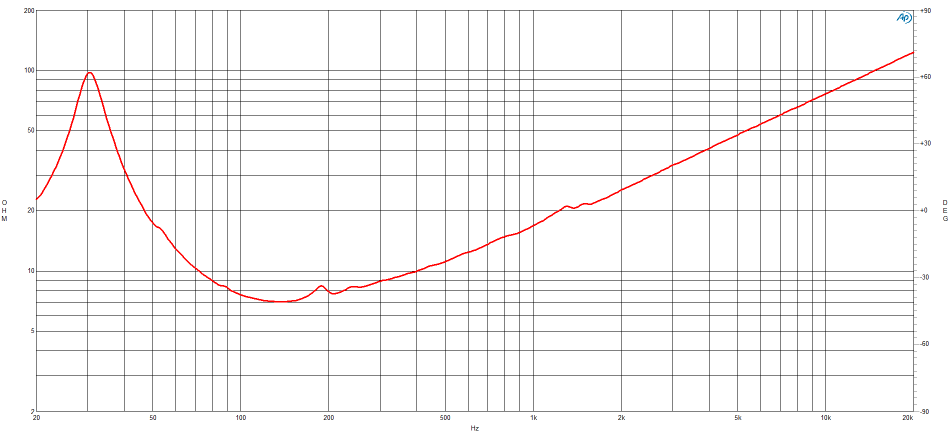
%> input picture tests/helperfiles/bc21sw152impedance.png, 1900 x 887 px (shown at 1/2 size)
$ octave --eval "digitizeImpedance;"   (GNU Octave 9; MATLAB toolbox functions it lacks are replaced by stand-ins)
%> lines starting %> are read from the running program, lines starting %| are printed output that depends on the picture; in (x1, y1, x2, y2) boxes, pixels count from 0 and x2, y2 are one past the last pixel; in counts of white or black regions, pixels touching at a corner belong together; the program's own positions count from 1
function digitizeImpedance
    %DIGITIZEIMPEDANCE Digitize the impedance curve of the B&C 21SW152-8 datasheet
    %   digitizeImpedance reads bc21sw152impedance.png (the impedance chart on page 3 of the datasheet
    %   B&C 21SW152-8.pdf), finds the axes from the frame of the chart, extracts the red curve and
    %   writes 300 logarithmically spaced points to bc21sw152impedance.csv. The columns are
    %   Frequency in [Hz] and Impedance in [Ohm]. Both files are next to this file.
    %
    %   The chart has logarithmic axes: 20 Hz to 20 kHz horizontally and 2 to 200 Ohm vertically. The
    %   accuracy is limited by the resolution of the image: about 1 pixel, which is well below 1% of the
    %   impedance, but the line is 3 pixels wide, so steep parts (the resonance peak) are less accurate.

    folder = fileparts(mfilename('fullpath'));
    img = imread(fullfile(folder,'bc21sw152impedance.png'));
%> img is the input picture: size 887x1900x3 uint8; mean R, G, B 246.4, 245.3, 245.3
    [height,width,~] = size(img);
%> height = 887; width = 1900
    red = double(img(:,:,1));
    green = double(img(:,:,2));
    blue = double(img(:,:,3));

    % Frame of the chart: the long dark vertical and horizontal lines.
    dark = red < 110 & green < 110 & blue < 110;
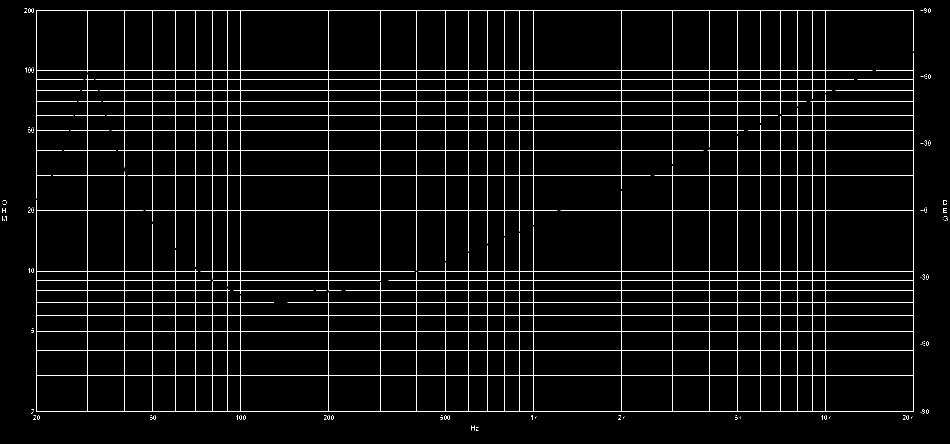
%> dark: size 887x1900 logical (shown at 1/2 size); 3.3% white in thin lines or dots
    isVerticalLine = sum(dark,1) > 0.6*height;
%> isVerticalLine = 1900 logical values, 28 true
    isHorizontalLine = sum(dark,2) > 0.6*width;
%> isHorizontalLine = 887 logical values, 19 true
    left = find(isVerticalLine,1);
%> left = 73
    right = find(isVerticalLine,1,'last');
%> right = 1828
    top = find(isHorizontalLine,1);
%> top = 21
    bottom = find(isHorizontalLine,1,'last');
%> bottom = 823

    % Pixels of the red curve, one impedance value per pixel column.
    curve = (red - max(green,blue)) > 120;
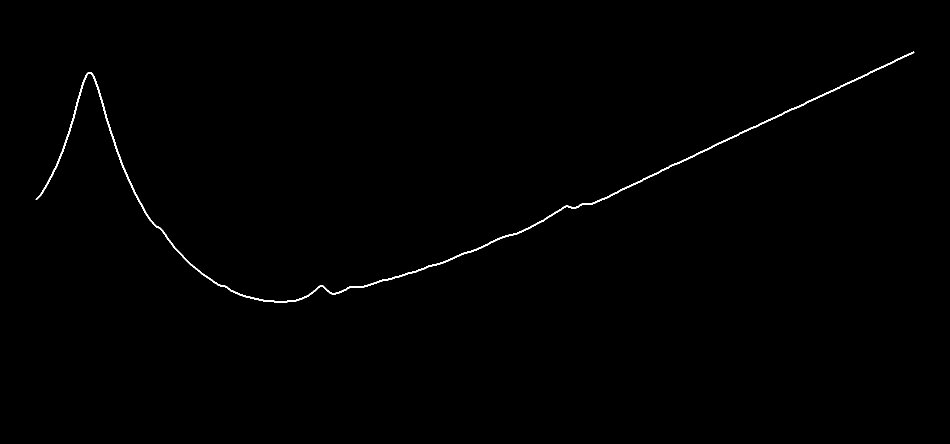
%> curve: size 887x1900 logical (shown at 1/2 size); 0.43% white; 1 white region, box (x1, y1, x2, y2) and area: (71, 103, 1829, 605) 7194
    columns = left+2:right-2;
%> columns = 1752 values from 75 to 1826
    impedance = nan(size(columns));
    for k = 1:numel(columns)
        rows = find(curve(top:bottom,columns(k))) + top - 1;
        if ~isempty(rows)
            impedance(k) = 200*10^(-2*(median(rows)-top)/(bottom-top));
        end
    end
%> this loop made 1752 passes
%> rows on passes 1 to 3: [396; 397; 398; 399], [395; 396; 397; 398], [394; 395; 396; 397]
%> after the loop, impedance = 1752 values, max 122.8 at index 1752, min 7.03 at index 476, mean 33.31
    frequency = 20*10.^(3*(columns-left)/(right-left));
%> frequency = 1752 values from 20.16 to 19843.2
    valid = ~isnan(impedance);
%> valid = 1752 logical values, 1752 true
    frequency = frequency(valid);
    impedance = impedance(valid);

    % Resample to logarithmically spaced frequencies.
    frequencyOut = logspace(log10(frequency(1)),log10(frequency(end)),300)';
%> frequencyOut = 300 values from 20.16 to 19843.2
    impedanceOut = 10.^interp1(log10(frequency),log10(impedance),log10(frequencyOut));
%> impedanceOut = 300 values, max 122.8 at index 300, min 7.03 at index 83, mean 33.42
    result = table(frequencyOut,impedanceOut,'VariableNames',{'Frequency','Impedance'});
%> result = 300 items; first 5, Frequency and Impedance: 20.16 23.02, 20.63 23.81, 21.11 25.03, 21.6 26.51, 22.11 28.2
    writetable(result,fullfile(folder,'bc21sw152impedance.csv'));
end
